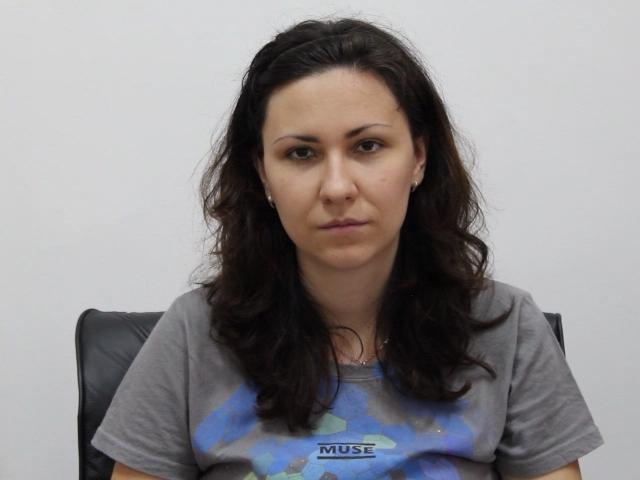
#> input picture Eye_chimeraToPublish/00.Centre/eyes004454.jpg, 640 x 480 px; its folder holds only this picture in this run
$ python main.py
#> lines starting #> are read from the running program, lines starting #| are printed output that depends on the picture
# import dataloader

import os
import cv2
import os
import glob


# ladowanie zdjec jednej klasy


class CImage:
    def __init__(self, path):
        self.ccolor = cv2.imread(path)
        self.cgray = cv2.cvtColor(self.ccolor, cv2.COLOR_BGR2GRAY)
        self.cfacecord = []
        self.croi_gray = []
        self.croi_color = []
        self.ceyecord = []  # np.ones((1, 4), dtype = int)


class CEye:
    def __init__(self, img, direction, x):
        self.ccolor = cv2.resize(cv2.cvtColor(img, cv2.COLOR_BGR2GRAY), (50, 42), interpolation=cv2.INTER_AREA)
        self.cclass = direction
        self.cwhich = []
        self.x = x

    def add_lr(self, lr):
        self.cwhich = lr


def loadfiles(img_dir):
#> called with img_dir = 'Eye_chimeraToPublish/00.Centre/'
    data_path = os.path.join(img_dir, '*g')
    files = glob.glob(data_path)
    data = []
    # i = 0
    for f1 in files:
        img = CImage(f1)
        data.append(img)
#> this loop made 1 pass
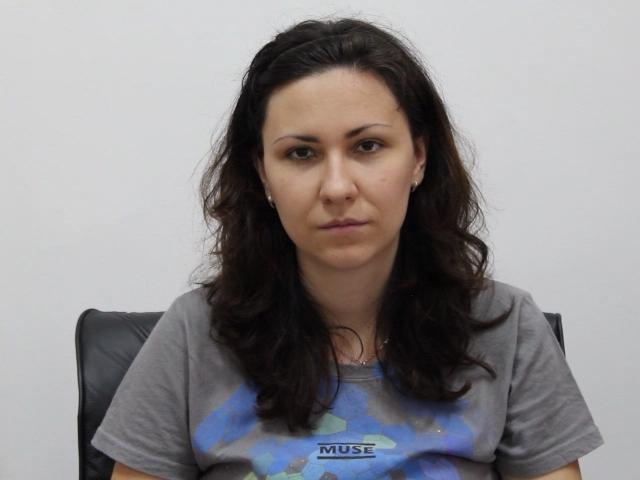
#> input picture Eye_chimeraToPublish/00.Centre/eyes004454.jpg, 640 x 480 px
#> pass 1, in __init__, `self.cgray = cv2.cvtColor(self.ccolor, cv2.COLOR_BGR2GRAY)`:
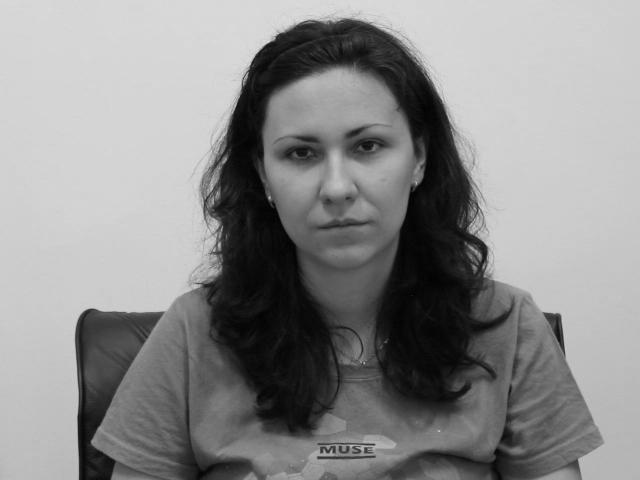
#> self.cgray: shape (480, 640); min 0, max 232, mean 139.1
        # i += 1
        # if i > 49:
        #     break

    return data


def extract_eyes(images):
    eyes = []

    for img in images:
        img.cfacecord = face_cascade.detectMultiScale(img.cgray, 1.3, 5)
        for (x, y, w, h) in img.cfacecord:
            cv2.rectangle(img.ccolor, (x, y), (x + w, y + h), (255, 0, 0), 2)
            img.roi_gray = img.cgray[y:y + h, x:x + w]
            img.roi_color = img.ccolor[y:y + h, x:x + w]
            img.ceyecord = eye_cascade.detectMultiScale(img.roi_gray)
            eyecount = 0
            for (ex, ey, ew, eh) in img.ceyecord:
                cv2.rectangle(img.roi_color, (ex, ey), (ex + ew, ey + eh), (0, 255, 0), 2)
                eyecount += 1
                if eyecount == 1:
                    eye1 = CEye(img.roi_color[ey:ey + eh, ex:ex + ew], 'center', ex)
                if eyecount == 2:
                    eye2 = CEye(img.roi_color[ey:ey + eh, ex:ex + ew], 'center', ex)
                    if eye1.x > eye2.x:
                        eye1.add_lr('left')
                        eye2.add_lr('right')
                    else:
                        eye1.add_lr('right')
                        eye2.add_lr('left')
                        eyes.append(eye1)
                        eyes.append(eye2)
                    break
#> this loop made 1 pass
#> img.cfacecord on pass 1: [[238, 76, 192, 192]]
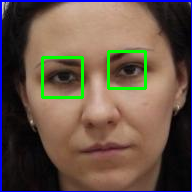
#> img.roi_color: shape (192, 192, 3); mean B, G, R 73.6, 85.5, 103.8
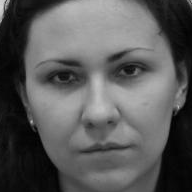
#> img.roi_gray: shape (192, 192); min 0, max 213, mean 89.7
#> after the loop, eyes = []
    return eyes


# Ladowanie klasyfikatorow

face_cascade = cv2.CascadeClassifier(cv2.data.haarcascades + 'haarcascade_frontalface_default.xml')
eye_cascade = cv2.CascadeClassifier(cv2.data.haarcascades + 'haarcascade_eye.xml')

# Pusta lista na wykryte oczy
eyes = []

# Wywolanie funkcji dataloadera
images = loadfiles("Eye_chimeraToPublish/00.Centre/")

# wywolanie funkcji ekstrakcji oczu
eyes = extract_eyes(images)
#> eyes = []

# wyświetlenie obrazu

for img in eyes:
    cv2.putText(img.ccolor, img.cwhich, (5, 10), cv2.FONT_ITALIC, 0.4, (255, 255, 255), 1)
    cv2.imshow('img', img.ccolor)

    k = cv2.waitKey(0)
    if k == 27:
        break
#> this loop made 0 passes
    # zamknięcie okna
cv2.destroyAllWindows()
# oczekiwanie na znak z klawiatury ESC wyłącza okno

$ run again, on Eye_chimeraToPublish/00.Centre/eyes051043.jpg
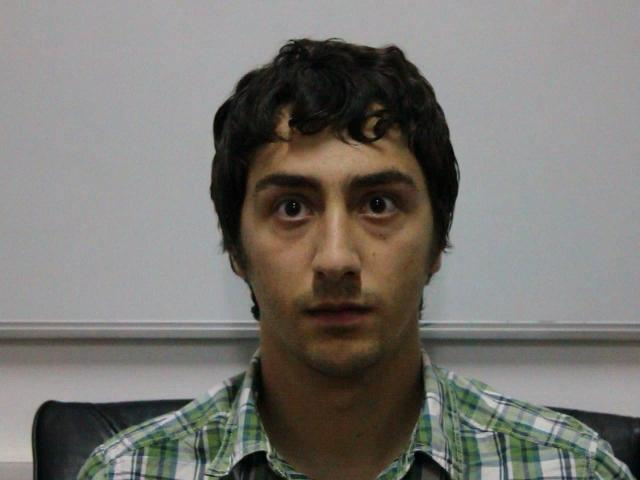
#> input picture Eye_chimeraToPublish/00.Centre/eyes051043.jpg, 640 x 480 px
#> the loop in loadfiles, `for f1 in files:` made 1 pass
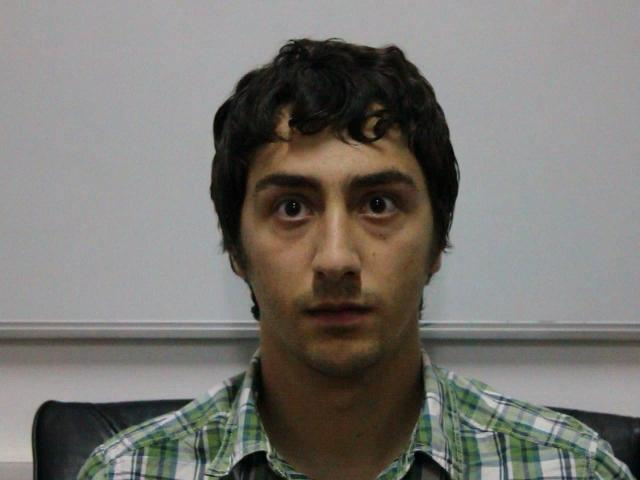
#> input picture Eye_chimeraToPublish/00.Centre/eyes051043.jpg, 640 x 480 px
#> the loop in extract_eyes, `for img in images:` made 1 pass
#> img.cfacecord on pass 1: [[196, 96, 279, 279]]
#> after the loop in extract_eyes, `for img in images:`:
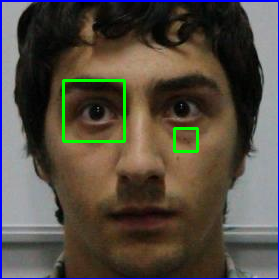
#> img.roi_color: shape (279, 279, 3); mean B, G, R 66.9, 76.6, 84.6
#> after the loop in extract_eyes, `for img in images:`:
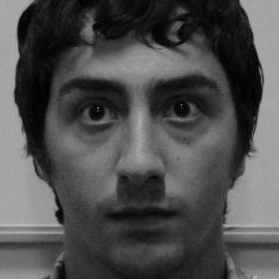
#> img.roi_gray: shape (279, 279); min 0, max 184, mean 78.7
#> after the loop in extract_eyes, `for img in images:`: eyes = []

$ run again, on Eye_chimeraToPublish/00.Centre/eyes055052.jpg
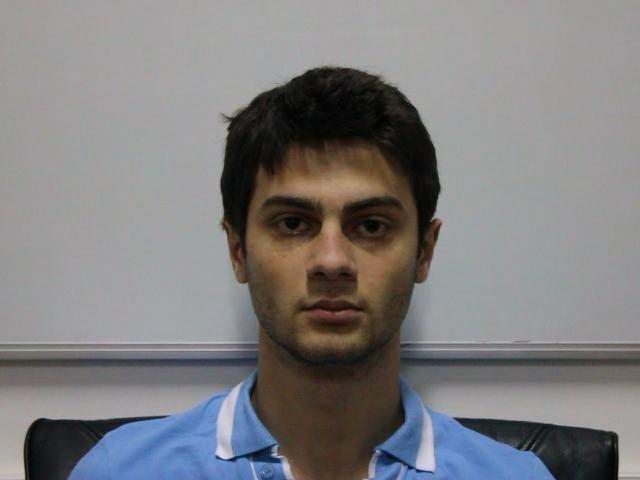
#> input picture Eye_chimeraToPublish/00.Centre/eyes055052.jpg, 640 x 480 px
#> the loop in loadfiles, `for f1 in files:` made 1 pass
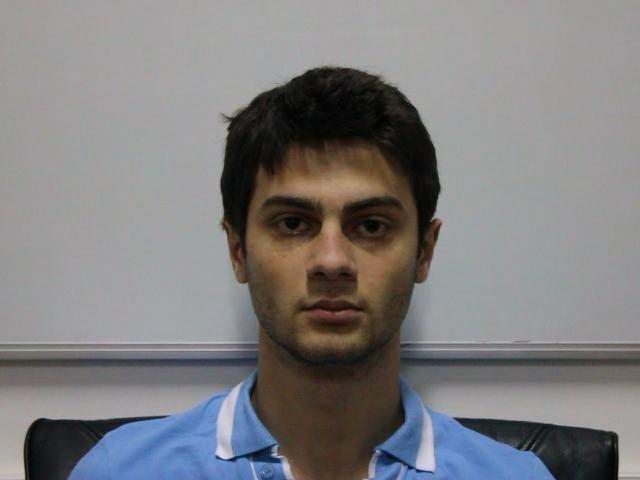
#> input picture Eye_chimeraToPublish/00.Centre/eyes055052.jpg, 640 x 480 px
#> the loop in extract_eyes, `for img in images:` made 1 pass
#> img.cfacecord on pass 1: [[215, 133, 229, 229]]
#> after the loop in extract_eyes, `for img in images:`:
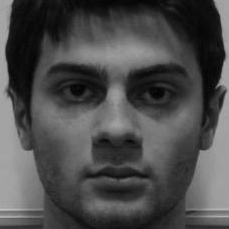
#> img.roi_gray: shape (229, 229); min 3, max 190, mean 75.4
#> after the loop in extract_eyes, `for img in images:`: eyes = 2 items
#> the loop `for img in eyes:` made 1 pass; (key Esc is pressed on pass 1)
#> pass 1, `cv2.imshow('img', img.ccolor)`:
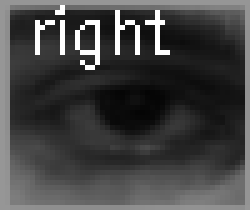
#> window 'img': shape (42, 50) (shown 5 times larger); min 4, max 255, mean 66.8
